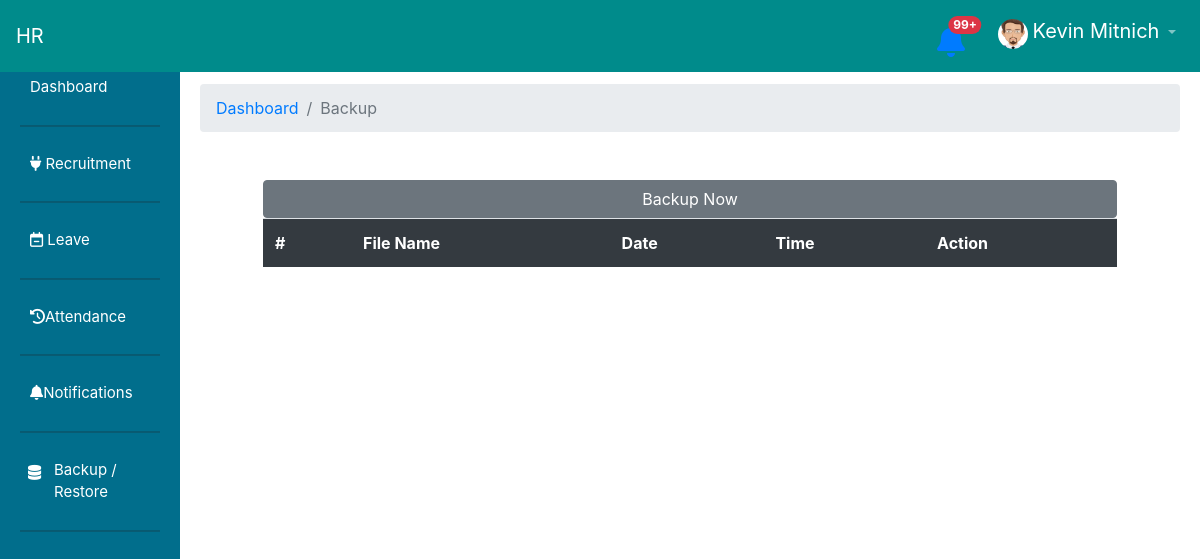
/dashboard/backup_database/ (signed in), run on an earlier commit of the app's database.
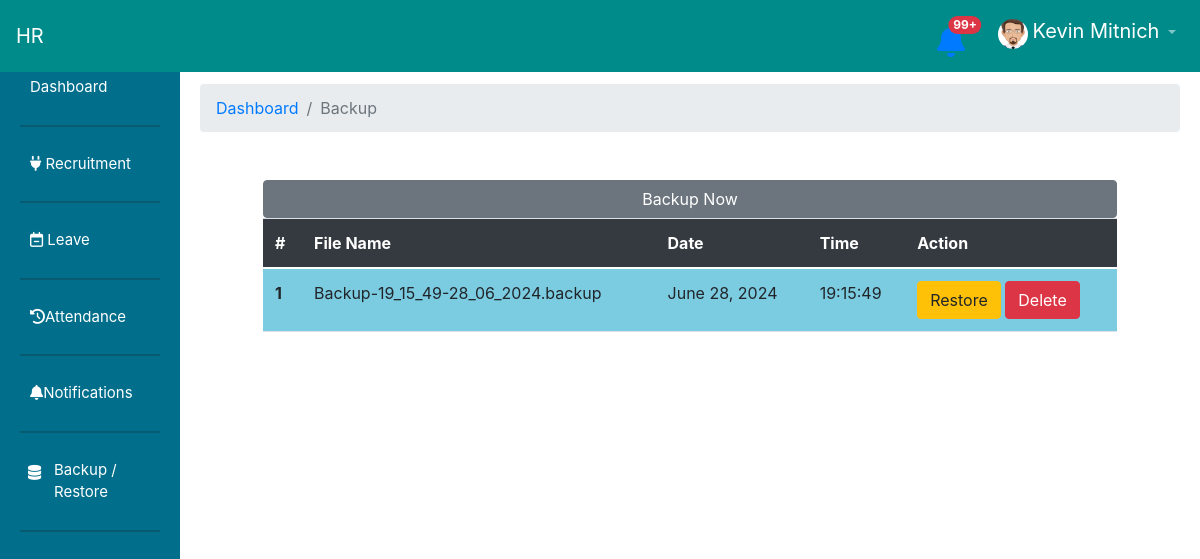
And on a later commit of the database.
### dashboard/models.py (models this page shows, shortened)
class Backup(models.Model):
    user = models.ForeignKey(User, on_delete=models.CASCADE)
    filename = models.CharField(max_length=13, unique=True)
    date = models.DateField(unique=False, null=True)
    time = models.CharField(max_length=60,null=False,unique=True )

### dashboard/views.py (the view)
# urls.py: path('backup_database/', views.backup_database, name="dashboard.backup_database"),
def backup_database(request):
	if request.user.is_authenticated:
		if request.user.is_staff:
			backups = Backup.objects.all()
			return render(request, 'backup.html', {'backups':backups} )
		else:
			return HttpResponse(f"<h1> Sever Error : Permission Denied </h1>")
	else:
		return redirect('render_auth_page')

### dashboard/templates/backup.html (shortened to what this page needs)
{% extends 'dashboard_base.html' %}
 {% block breadcrumbs %}
      <li class="breadcrumb-item active" aria-current="page">Backup</li>
     {% endblock %}
{% block content %}
<div class="container">
	<div class="m-5">
		<button class="btn btn-secondary w-100" role="button" onclick="backup_database()">Backup Now</button>
		<table class="table table-striped">
			  <thead>
			    <tr class="bg-dark">
			      <th scope="col">#</th>
			      <th scope="col">File Name</th>
			      <th scope="col">Date</th>
			      <th scope="col">Time</th>
			      <th scope="col">Action</th>
			    </tr>
			  </thead>
			  <tbody>
			  	{% for backup in backups %}
			    <tr>
			      <th scope="row">1</th>
			      <td>{{backup.filename}}</td>
			      <td>{{backup.date}}</td>
			      <td>{{backup.time}}</td>
			      <td><button class="btn btn-warning" onclick="restore_database({{backup.id}})">Restore</button> <button class="btn btn-danger" role='button' onclick="delete_database({{backup.id}})">Delete</button> </td>
			    </tr>
			    {% endfor %}
			  </tbody>
			</table>
	</div>
</div>
{% endblock%}

What changed in the data, as far as the page shows it:
added Backup: filename "Backup-19_15_49-28_06_2024.backup", date "June 28, 2024", time "19:15:49"
